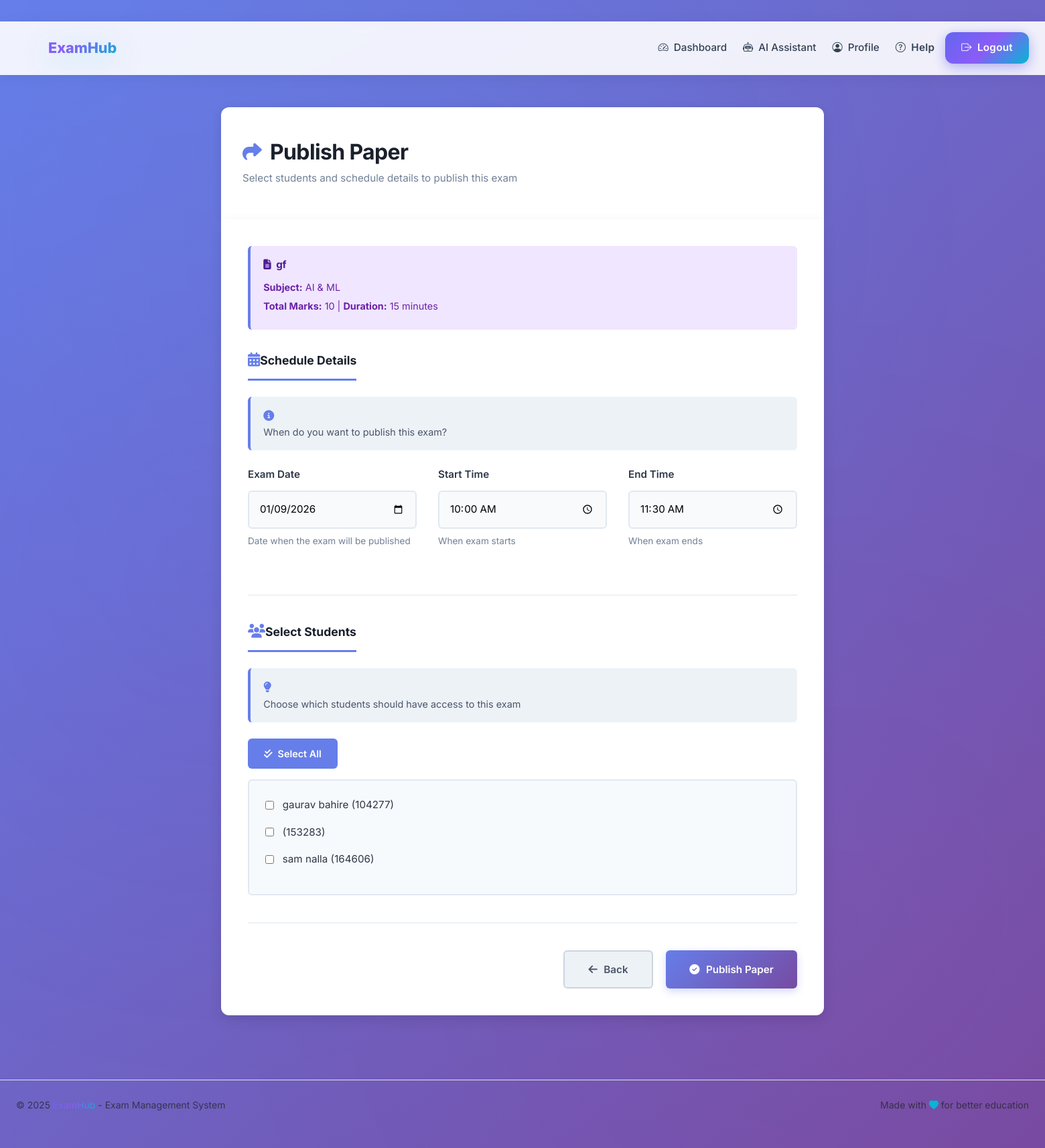
The app's page /exams/admin/papers/7/publish/ (signed in) with its own data.
### apps/exams/models.py (models this page shows, shortened)
class QuestionPaper(models.Model):
    title = models.CharField(max_length=300)
    subject = models.ForeignKey(
        Subject,
        on_delete=models.CASCADE,
        related_name='question_papers'
    )
    questions = models.ManyToManyField(Question, related_name='papers')
    total_marks = models.IntegerField(default=100)
    duration_minutes = models.IntegerField(
        validators=[MinValueValidator(15), MaxValueValidator(480)]
    )
    passing_marks = models.IntegerField(
        validators=[MinValueValidator(0), MaxValueValidator(100)]
    )
    instructions = models.TextField(blank=True, help_text="Exam instructions for students")
    created_by = models.ForeignKey(
        User,
        on_delete=models.SET_NULL,
        null=True,
        related_name='created_papers'
    )
    created_at = models.DateTimeField(auto_now_add=True)
    updated_at = models.DateTimeField(auto_now=True)
    class Meta:
        ordering = ['-created_at']
        indexes = [
            models.Index(fields=['subject']),
        ]
    def get_total_marks(self):
        return self.questions.aggregate(models.Sum('marks'))['marks__sum'] or 0

class Subject(models.Model):
    code = models.CharField(max_length=50, unique=True, db_index=True)
    name = models.CharField(max_length=200)
    description = models.TextField(blank=True)
    department = models.ForeignKey(
        Department,
        on_delete=models.CASCADE,
        related_name='subjects',
        null=True,
        blank=True
    )
    credits = models.IntegerField(
        validators=[MinValueValidator(1), MaxValueValidator(4)]
    )
    created_at = models.DateTimeField(auto_now_add=True)
    updated_at = models.DateTimeField(auto_now=True)
    class Meta:
        ordering = ['code']
        indexes = [
            models.Index(fields=['code']),
            models.Index(fields=['department']),
        ]

### apps/accounts/models.py (models this page shows, shortened)
class StudentProfile(models.Model):
    user = models.OneToOneField(
        User,
        on_delete=models.CASCADE,
        related_name='student_profile'
    )
    enrollment_number = models.CharField(
        max_length=50,
        unique=True,
        db_index=True
    )
    department = models.CharField(
        max_length=100,
        choices=DEPARTMENT_CHOICES,
        default='BCA'
    )
    semester = models.IntegerField(choices=[(i, str(i)) for i in range(1, 9)])
    profile_picture = models.ImageField(
        upload_to='student_profiles/',
        blank=True,
        null=True
    )
    date_of_birth = models.DateField(blank=True, null=True)
    address = models.TextField(blank=True)
    is_active = models.BooleanField(default=True)
    created_at = models.DateTimeField(auto_now_add=True)
    updated_at = models.DateTimeField(auto_now=True)
    class Meta:
        ordering = ['enrollment_number']
        indexes = [
            models.Index(fields=['enrollment_number']),
            models.Index(fields=['department']),
        ]

class User(AbstractUser):
    ROLE_CHOICES = (
        ('admin', 'Admin'),
        ('student', 'Student'),
    )
    role = models.CharField(
        max_length=10,
        choices=ROLE_CHOICES,
        default='student'
    )
    department = models.CharField(
        max_length=100,
        choices=DEPARTMENT_CHOICES,
        blank=True,
        null=True
    )
    phone_number = models.CharField(max_length=15, blank=True, null=True)
    profile_picture = models.ImageField(
        upload_to='admin_profiles/',
        blank=True,
        null=True
    )
    created_at = models.DateTimeField(auto_now_add=True)
    updated_at = models.DateTimeField(auto_now=True)
    class Meta:
        ordering = ['-created_at']
        indexes = [
            models.Index(fields=['email']),
            models.Index(fields=['role']),
            models.Index(fields=['department']),
        ]
    @property
    def is_admin_user(self):
        return self.role == 'admin'

### apps/exams/views.py (the view, shortened to what this page needs)
# urls.py: path('papers/<int:pk>/publish/', views.paper_publish, name='paper_publish'),
@login_required
def paper_publish(request, pk):
    if not request.user.is_admin_user:
        messages.error(request, 'Access denied.')
        return redirect('dashboard')
    paper = get_object_or_404(QuestionPaper, pk=pk)
    all_students = StudentProfile.objects.all().order_by('enrollment_number')
    context = {
        'paper': paper,
        'students': all_students,
    }
    return render(request, 'exams/admin/paper_publish.html', context)

### templates/exams/admin/paper_publish.html (shortened to what this page needs)
{% extends 'base.html' %}
{% block content %}
<div class="publish-wrapper">
    <div class="form-header">
        <h1>
            <i class="fas fa-share"></i>
            Publish Paper
        </h1>
        <p>Select students and schedule details to publish this exam</p>
    </div>
    <div class="form-content">
        <div class="paper-info">
            <h4><i class="fas fa-file-alt me-2"></i>{{ paper.title }}</h4>
            <p><strong>Subject:</strong> {{ paper.subject.name }}</p>
            <p><strong>Total Marks:</strong> {{ paper.get_total_marks }} | <strong>Duration:</strong> {{ paper.duration_minutes }} minutes</p>
        </div>
        <form method="post">
            <div class="form-section">
                <div class="section-title">
                    <i class="fas fa-calendar-alt"></i>Schedule Details
                </div>
                <div class="info-box">
                    <i class="fas fa-info-circle"></i>
                    <p>When do you want to publish this exam?</p>
                </div>
                <div class="fields-row">
                    <div class="form-group">
                        <label for="scheduled_date">Exam Date</label>
                        <input type="date" id="scheduled_date" name="scheduled_date" required>
                        <div class="helper-text">Date when the exam will be published</div>
                    </div>
                    <div class="form-group">
                        <label for="start_time">Start Time</label>
                        <input type="time" id="start_time" name="start_time" required>
                        <div class="helper-text">When exam starts</div>
                    </div>
                    <div class="form-group">
                        <label for="end_time">End Time</label>
                        <input type="time" id="end_time" name="end_time" required>
                        <div class="helper-text">When exam ends</div>
                    </div>
                </div>
            </div>
            <div class="form-section">
                <div class="section-title">
                    <i class="fas fa-users"></i>Select Students
                </div>
                <div class="info-box">
                    <i class="fas fa-lightbulb"></i>
                    <p>Choose which students should have access to this exam</p>
                </div>
                <button type="button" class="select-all-btn" id="selectAllBtn">
                    <i class="fas fa-check-double me-2"></i>Select All
                </button>
                <div class="students-list" id="studentsList">
                    {% for student in students %}
                    <label>
                        <input type="checkbox" name="students" value="{{ student.id }}" class="student-checkbox">
                        <span>{{ student.user.first_name }} {{ student.user.last_name }} ({{ student.enrollment_number }})</span>
                    </label>
                    {% empty %}
                    <p style="color: #718096;">No students available</p>
                    {% endfor %}
                </div>
            </div>
            <div class="button-group">
                <a href="{% url 'exams:admin:paper_list' %}" class="btn-cancel">
                    <i class="fas fa-arrow-left"></i>Back
                </a>
                <button type="submit" class="btn-submit">
                    <i class="fas fa-check-circle"></i>Publish Paper
                </button>
            </div>
        </form>
    </div>
</div>
{% endblock %}

### static/css/theme.css (style rules this page uses)
:root { --primary: #6366f1; --primary-dark: #4f46e5; --primary-light: #8b5cf6; --accent: #06b6d4; --accent-success: #10b981; --accent-warning: #f59e0b; --accent-danger: #ef4444; --accent-info: #3b82f6; --gradient-primary: linear-gradient(135deg, #6366f1 0%, #8b5cf6 50%, #06b6d4 100%); --gradient-accent: linear-gradient(135deg, #06b6d4 0%, #6366f1 50%, #8b5cf6 100%); --gradient-warm: linear-gradient(135deg, #fb923c 0%, #f97316 50%, #ef4444 100%); --gradient-cool: linear-gradient(135deg, #6366f1 0%, #8b5cf6 50%, #06b6d4 100%); --gradient-dark: linear-gradient(135deg, #4f46e5 0%, #3730a3 100%); --bg-primary: #ffffff; --bg-secondary: #f8fafc; --bg-tertiary: #eef2ff; --text-primary: #0f172a; --text-secondary: #334155; --text-muted: #64748b; --border-color: #e6e9ff; --border-color-light: #f8fafc; --glass-light: rgba(99, 102, 241, 0.06); --glass-darker: rgba(79, 70, 229, 0.08); --glass-translucent: rgba(99, 102, 241, 0.04); --glass-dark: rgba(79, 70, 229, 0.03); --shadow-xs: 0 1px 2px 0 rgba(99, 102, 241, 0.06); --shadow-sm: 0 1px 3px 0 rgba(99, 102, 241, 0.10), 0 1px 2px 0 rgba(99, 102, 241, 0.06); --shadow-md: 0 4px 6px -1px rgba(99, 102, 241, 0.15), 0 2px 4px -1px rgba(99, 102, 241, 0.10); --shadow-lg: 0 10px 15px -3px rgba(99, 102, 241, 0.15), 0 4px 6px -2px rgba(99, 102, 241, 0.08); --shadow-xl: 0 20px 25px -5px rgba(99, 102, 241, 0.15), 0 10px 10px -5px rgba(99, 102, 241, 0.08); --shadow-2xl: 0 25px 50px -12px rgba(99, 102, 241, 0.25); --shadow-3d: 0 30px 60px -15px rgba(99, 102, 241, 0.35), 0 15px 30px -10px rgba(99, 102, 241, 0.25); --shadow-glow: 0 0 20px rgba(99, 102, 241, 0.12); --shadow-glow-strong: 0 0 30px rgba(99, 102, 241, 0.2); --shadow-glow-pink: 0 0 40px rgba(139, 92, 246, 0.18); --spacing-xs: 0.25rem; --spacing-sm: 0.5rem; --spacing-md: 1rem; --spacing-lg: 1.5rem; --spacing-xl: 2rem; --spacing-2xl: 3rem; --radius-sm: 0.375rem; --radius-md: 0.5rem; --radius-lg: 0.75rem; --radius-xl: 1rem; --radius-2xl: 1.5rem; --radius-full: 9999px; --transition-fast: 150ms cubic-bezier(0.4, 0, 0.2, 1); --transition-normal: 300ms cubic-bezier(0.4, 0, 0.2, 1); --transition-slow: 500ms cubic-bezier(0.4, 0, 0.2, 1); --transition-smooth: 400ms cubic-bezier(0.34, 1.56, 0.64, 1); --perspective: 1200px; --transform-origin: center center; }
* { margin: 0; padding: 0; box-sizing: border-box; }
html { scroll-behavior: smooth; perspective: var(--perspective); }
body { font-family: 'Inter', 'Poppins', system-ui, -apple-system, 'Segoe UI', Roboto, sans-serif; background: linear-gradient(180deg, var(--bg-secondary) 0%, var(--bg-tertiary) 50%, var(--bg-tertiary) 100%); color: var(--text-primary); line-height: 1.6; min-height: 100vh; position: relative; transform-style: preserve-3d; }
body::before { content: ''; position: fixed; top: 0; left: 0; right: 0; bottom: 0; background-image: radial-gradient(circle at 20% 50%, rgba(99, 102, 241, 0.08) 0%, transparent 50%), radial-gradient(circle at 80% 80%, rgba(236, 72, 153, 0.05) 0%, transparent 50%), radial-gradient(circle at 40% 20%, rgba(56, 189, 248, 0.05) 0%, transparent 50%); pointer-events: none; z-index: -1; animation: gradientFlow 15s ease infinite; }
h1, h2, h3, h4, h5, h6 { font-weight: 700; line-height: 1.2; letter-spacing: -0.02em; }
h1 { font-size: clamp(1.875rem, 4vw, 3rem); color: var(--text-primary); }
a { color: var(--primary); text-decoration: none; transition: color var(--transition-fast); }
.form-group { margin-bottom: var(--spacing-lg); }
.section-title { font-size: 1.125rem; font-weight: 700; display: flex; align-items: center; gap: 0.75rem; margin-bottom: var(--spacing-lg); color: var(--text-primary); }
.section-title { font-size: 1.25rem; font-weight: 700; display: flex; align-items: center; gap: 0.75rem; margin-bottom: 1.5rem; }

### records on screen
QuestionPaper: title "gf", subject.name "AI & ML", get_total_marks "10", duration_minutes "15"
StudentProfile: user.first_name "gaurav", user.last_name "bahire", enrollment_number "104277"
StudentProfile: enrollment_number "153283"
StudentProfile: user.first_name "sam", user.last_name "nalla", enrollment_number "164606"
